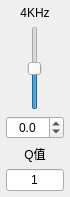
          <widget class="QWidget" name="bandWgt_8" native="true">
           <property name="sizePolicy">
            <sizepolicy hsizetype="Fixed" vsizetype="Preferred">
             <horstretch>0</horstretch>
             <verstretch>0</verstretch>
            </sizepolicy>
           </property>
           <property name="maximumSize">
            <size>
             <width>70</width>
             <height>16777215</height>
            </size>
           </property>
           <layout class="QVBoxLayout" name="verticalLayout_9">
            <property name="leftMargin">
             <number>6</number>
            </property>
            <property name="topMargin">
             <number>6</number>
            </property>
            <property name="rightMargin">
             <number>6</number>
            </property>
            <property name="bottomMargin">
             <number>6</number>
            </property>
            <item>
             <widget class="QLabel" name="lab_freq_8">
              <property name="sizePolicy">
               <sizepolicy hsizetype="Preferred" vsizetype="Preferred">
                <horstretch>0</horstretch>
                <verstretch>0</verstretch>
               </sizepolicy>
              </property>
              <property name="contextMenuPolicy">
               <enum>Qt::NoContextMenu</enum>
              </property>
              <property name="text">
               <string>4KHz</string>
              </property>
              <property name="alignment">
               <set>Qt::AlignCenter</set>
              </property>
             </widget>
            </item>
            <item>
             <widget class="QSlider" name="slider_band_8">
              <property name="sizePolicy">
               <sizepolicy hsizetype="Preferred" vsizetype="Expanding">
                <horstretch>0</horstretch>
                <verstretch>0</verstretch>
               </sizepolicy>
              </property>
              <property name="minimum">
               <number>-300</number>
              </property>
              <property name="maximum">
               <number>300</number>
              </property>
              <property name="singleStep">
               <number>1</number>
              </property>
              <property name="pageStep">
               <number>10</number>
              </property>
              <property name="orientation">
               <enum>Qt::Vertical</enum>
              </property>
             </widget>
            </item>
            <item>
             <widget class="QDoubleSpinBox" name="spinBox_boost_8">
              <property name="alignment">
               <set>Qt::AlignCenter</set>
              </property>
              <property name="decimals">
               <number>1</number>
              </property>
              <property name="minimum">
               <double>-30.000000000000000</double>
              </property>
              <property name="maximum">
               <double>30.000000000000000</double>
              </property>
              <property name="singleStep">
               <double>0.100000000000000</double>
              </property>
             </widget>
            </item>
            <item>
             <widget class="QLabel" name="lab_Q_8">
              <property name="sizePolicy">
               <sizepolicy hsizetype="Preferred" vsizetype="Preferred">
                <horstretch>0</horstretch>
                <verstretch>0</verstretch>
               </sizepolicy>
              </property>
              <property name="contextMenuPolicy">
               <enum>Qt::NoContextMenu</enum>
              </property>
              <property name="text">
               <string>Q值</string>
              </property>
              <property name="alignment">
               <set>Qt::AlignCenter</set>
              </property>
             </widget>
            </item>
            <item>
             <widget class="QLineEdit" name="edt_Q_8">
              <property name="sizePolicy">
               <sizepolicy hsizetype="Preferred" vsizetype="Fixed">
                <horstretch>0</horstretch>
                <verstretch>0</verstretch>
               </sizepolicy>
              </property>
              <property name="text">
               <string>1</string>
              </property>
              <property name="alignment">
               <set>Qt::AlignCenter</set>
              </property>
             </widget>
            </item>
           </layout>
          </widget>
